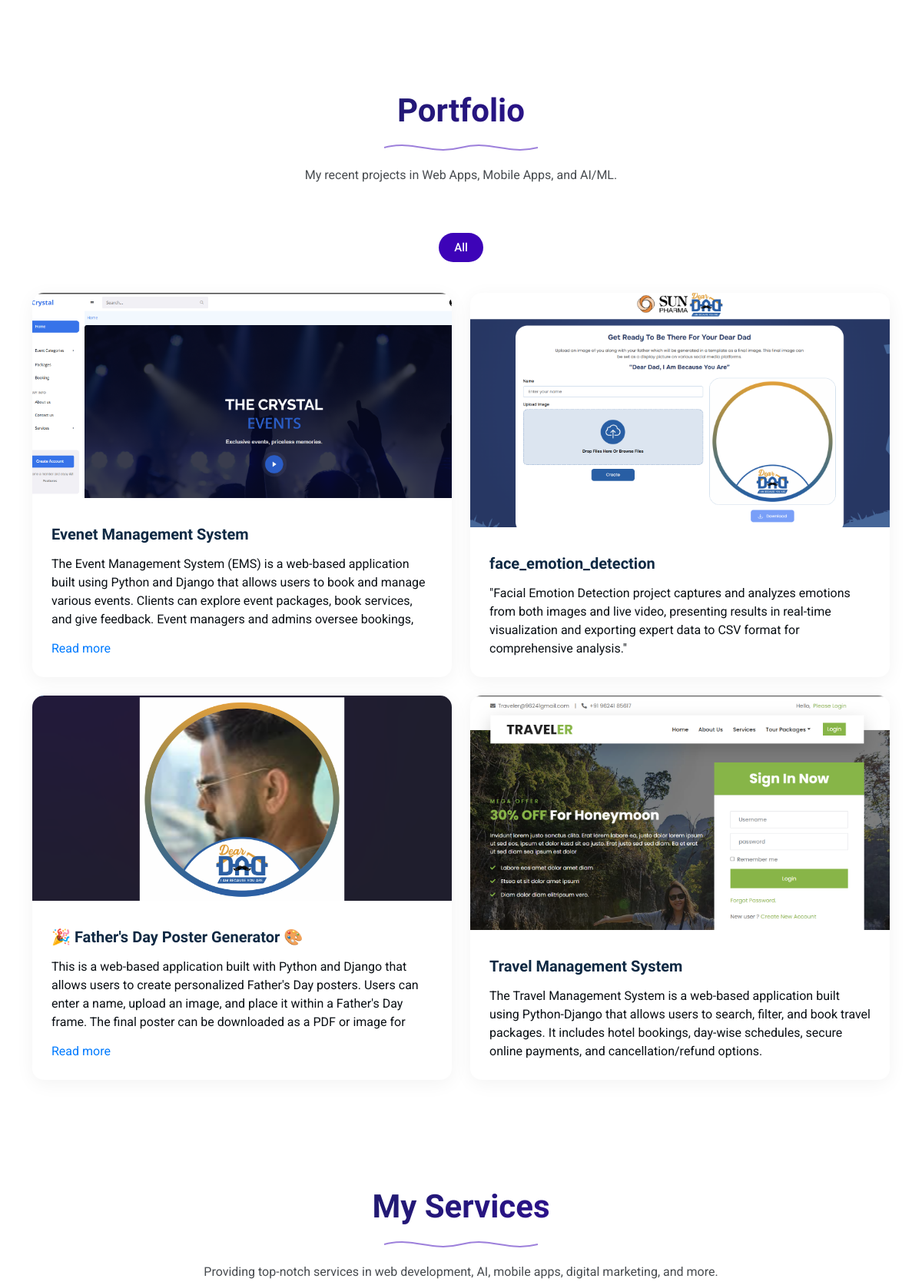
The app's page / (middle part), older data.
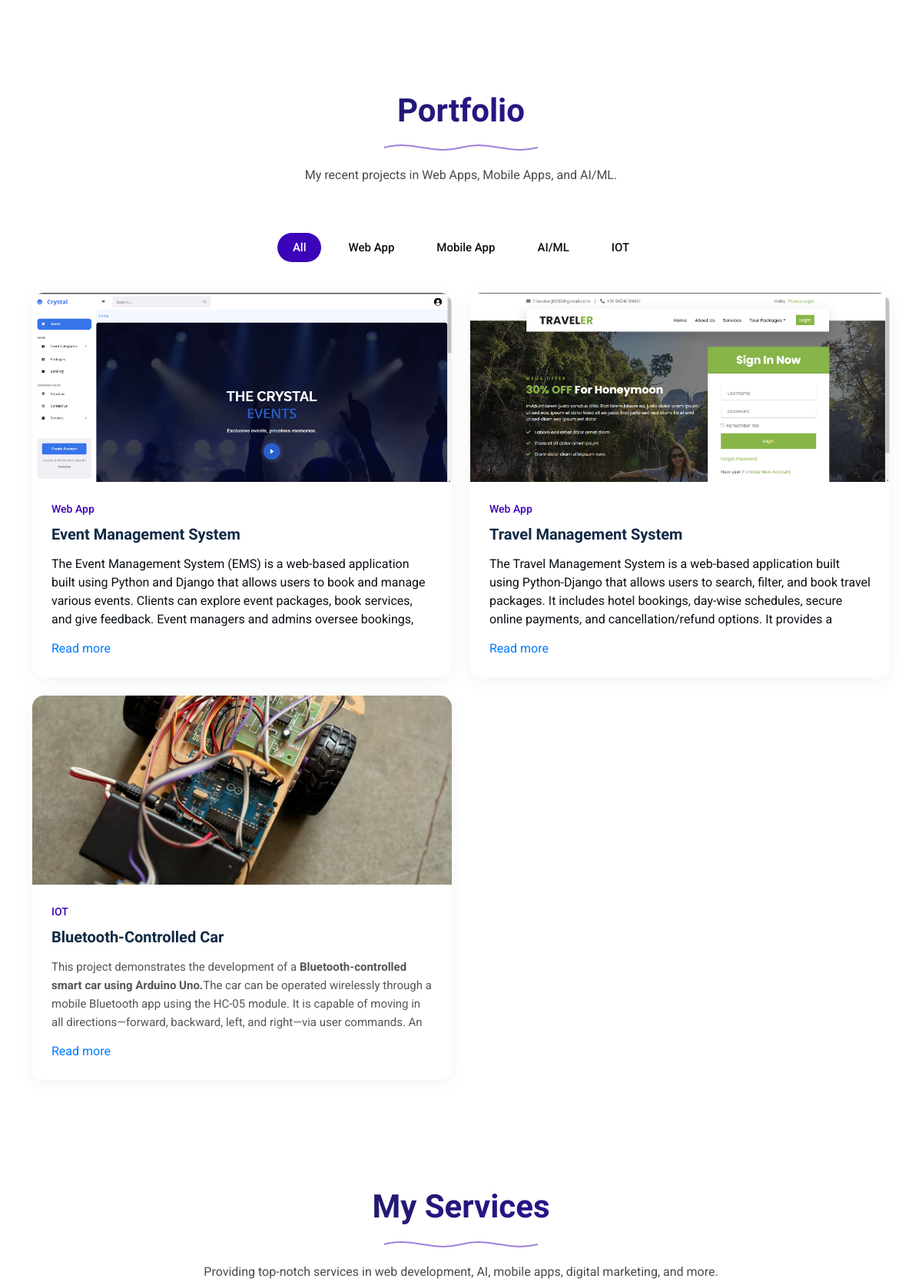
The same page, newer data.
### portfolio/models.py (models this page shows, shortened)
class Project(models.Model):
    title = models.CharField(max_length=255)
    description = models.TextField()
    categories = models.ManyToManyField(Category, related_name="projects")  # Multiple categories
    main_image = models.ImageField(upload_to='projects/main_images/')  # Primary image
    details_link = models.URLField(blank=True, null=True)

class Category(models.Model):
    name = models.CharField(max_length=50, unique=True)

### portfolio/views.py (the view)
# urls.py: path('', views.index, name='index'),  # Route to index view
def index(request):
    resumes = Resume.objects.all()  # Get all resumes
    categories = Category.objects.all()  # Fetch all categories
    projects = Project.objects.prefetch_related('categories', 'images').all()  # Fetch projects with categories and images
    return render(request, 'portfolio/index.html', {'resumes': resumes, 'categories': categories,
        'projects': projects,})

### portfolio/templates/portfolio/index.html (shortened to what this page needs)
{% load static %}
<!DOCTYPE html>
<html lang="en">
<head>
  <link href="{% static 'vendor/bootstrap/css/bootstrap.min.css' %}" rel="stylesheet">
  <link href="{% static 'vendor/bootstrap-icons/bootstrap-icons.css' %}" rel="stylesheet">
  <link href="{% static 'vendor/aos/aos.css' %}" rel="stylesheet">
  <link href="{% static 'vendor/glightbox/css/glightbox.min.css' %}" rel="stylesheet">
  <link href="{% static 'vendor/swiper/swiper-bundle.min.css' %}" rel="stylesheet">
  <link href="{% static 'css/main.css' %}" rel="stylesheet">
</head>
<body class="index-page">
  <main class="main">
    <section id="resume" class="resume section">
    </section>
    <section id="portfolio" class="portfolio section">
      <div class="container section-title" data-aos="fade-up">
        <h2>Portfolio</h2>
        <div class="title-shape">
          <svg viewBox="0 0 200 20" xmlns="http://www.w3.org/2000/svg">
            <path d="M 0,10 C 40,0 60,20 100,10 C 140,0 160,20 200,10" fill="none" stroke="currentColor"
              stroke-width="2"></path>
          </svg>
        </div>
        <p>My recent projects in Web Apps, Mobile Apps, and AI/ML.</p>
      </div>
      <div class="container" data-aos="fade-up" data-aos-delay="100">
        <div class="isotope-layout" data-default-filter="*" data-layout="masonry" data-sort="original-order">
          <div class="portfolio-filters-container" data-aos="fade-up" data-aos-delay="200">
            <ul class="portfolio-filters isotope-filters">
              <li data-filter="*" class="filter-active">All</li>
              {% for category in categories %}
              <li data-filter=".filter-{{ category.name|lower|slugify }}">{{ category.name }}</li>
              {% endfor %}
            </ul>
          </div>
          <div class="row g-4 isotope-container" data-aos="fade-up" data-aos-delay="300">
            {% for project in projects %}
            <div class="col-lg-6 col-md-6 portfolio-item isotope-item
               {% for category in project.categories.all %} filter-{{ category.name|lower|slugify }} {% endfor %}">
              <div class="portfolio-card">
                <div class="portfolio-image">
                  <img src="{{ project.main_image.url }}" class="img-fluid" alt="{{ project.title }}" loading="lazy">
                </div>
                <div class="portfolio-content">
                  <span class="category">
                    {% for category in project.categories.all %}
                    {{ category.name }}{% if not forloop.last %}, {% endif %}
                    {% endfor %}
                  </span>
                  <h3>{{ project.title }}</h3>
                  <div class="description-box">
                    <div class="description-content" id="desc-{{ project.id }}">
                      {{ project.description|safe }}
                    </div>
                    {% if project.description|length > 250 %}
                    <a href="javascript:void(0);" class="read-more" data-target="desc-{{ project.id }}">Read more</a>
                    {% endif %}
                  </div>
                </div>
              </div>
            </div>
            {% endfor %}
          </div>
        </div>
      </div>
    </section>
    <section id="services" class="services section">
      <div class="container section-title" data-aos="fade-up">
        <h2>My Services</h2>
        <div class="title-shape">
          <svg viewBox="0 0 200 20" xmlns="http://www.w3.org/2000/svg">
            <path d="M 0,10 C 40,0 60,20 100,10 C 140,0 160,20 200,10" fill="none" stroke="currentColor"
              stroke-width="2"></path>
          </svg>
        </div>
        <p>Providing top-notch services in web development, AI, mobile apps, digital marketing, and more.</p>
      </div>
    </section>
  </main>
</body>
</html>

### portfolio/static/css/main.css (style rules this page uses)
:root { --default-font: "Roboto", system-ui, -apple-system, "Segoe UI", Roboto, "Helvetica Neue", Arial, "Noto Sans", "Liberation Sans", sans-serif, "Apple Color Emoji", "Segoe UI Emoji", "Segoe UI Symbol", "Noto Color Emoji"; --heading-font: "Questrial", sans-serif; --nav-font: "Noto Sans", sans-serif; }
:root { --background-color: #ffffff; --default-color: #0a0f14; --heading-color: #0f2943; --accent-color: #3d03b8; --surface-color: #ffffff; --contrast-color: #ffffff; }
:root { --nav-color: #0a0f14; --nav-hover-color: #3d03b8; --nav-mobile-background-color: #ffffff; --nav-dropdown-background-color: #ffffff; --nav-dropdown-color: #0a0f14; --nav-dropdown-hover-color: #3d03b8; }
:root { scroll-behavior: smooth; }
body { color: var(--default-color); background-color: var(--background-color); font-family: var(--default-font); }
a { color: var(--accent-color); text-decoration: none; transition: 0.3s; }
h1, h2, h3, h4, h5, h6 { color: var(--heading-color); font-family: var(--heading-font); }
section, .section { color: var(--default-color); background-color: var(--background-color); padding: 60px 0; scroll-margin-top: 90px; overflow: clip; }
.section-title { text-align: center; padding-bottom: 60px; position: relative; }
.section-title h2 { font-size: 42px; font-weight: 700; margin-bottom: 10px; background: linear-gradient(120deg, var(--heading-color), var(--accent-color)); -webkit-background-clip: text; -webkit-text-fill-color: transparent; background-clip: text; position: relative; }
.section-title .title-shape { width: 200px; height: 20px; margin: 0 auto; color: var(--accent-color); opacity: 0.5; }
.section-title .title-shape svg { width: 100%; height: 100%; }
.section-title p { margin: 15px auto 0; font-size: 16px; max-width: 700px; color: color-mix(in srgb, var(--default-color), transparent 25%); line-height: 1.8; }
.portfolio .portfolio-filters-container { margin-bottom: 40px; }
.portfolio .portfolio-filters { display: flex; justify-content: center; gap: 15px; flex-wrap: wrap; padding: 0; margin: 0; list-style: none; }
.portfolio .portfolio-filters li { font-size: 15px; font-weight: 500; padding: 8px 20px; cursor: pointer; border-radius: 30px; background-color: color-mix(in srgb, var(--surface-color), transparent 50%); color: var(--default-color); transition: all 0.3s ease-in-out; }
.portfolio .portfolio-filters li.filter-active { background-color: var(--accent-color); color: var(--contrast-color); }
.portfolio .portfolio-card { background-color: var(--surface-color); border-radius: 15px; overflow: hidden; box-shadow: 0 5px 25px rgba(0, 0, 0, 0.05); transition: all 0.3s ease-in-out; }
.portfolio .portfolio-card .portfolio-image { position: relative; overflow: hidden; aspect-ratio: 16/10; }
.portfolio .portfolio-card .portfolio-image img { width: 100%; height: 100%; object-fit: cover; transition: transform 0.6s ease-in-out; }
.portfolio .portfolio-card .portfolio-content { padding: 25px; }
.portfolio .portfolio-card .portfolio-content .category { font-size: 14px; color: var(--accent-color); text-transform: capitalize; font-weight: 500; display: block; margin-bottom: 10px; }
.portfolio .portfolio-card .portfolio-content h3 { font-size: 20px; margin: 0 0 15px; font-weight: 600; transition: color 0.3s ease; }
.portfolio .portfolio-card .portfolio-content p { font-size: 15px; color: color-mix(in srgb, var(--default-color), transparent 30%); margin: 0; line-height: 1.6; }
.services { padding: 80px 0; }

### portfolio/templates/portfolio/index.html (style rules this page uses)
[data-aos] { opacity: 0; transform: translateY(20px); transition: opacity 0.6s ease-out, transform 0.6s ease-out; }
.isotope-container { display: grid; grid-template-columns: repeat(3, 1fr); gap: 20px; }
.portfolio-card { display: flex; flex-direction: column; justify-content: space-between; height: 500px; width: 100%; overflow: hidden; border-radius: 10px; }
.description-content { max-height: 100px; overflow: hidden; position: relative; transition: max-height 0.3s ease; }
.read-more { display: block; margin-top: 10px; color: #007bff; cursor: pointer; }

Row changes from the older to the newer data that the page shows:
removed Project: main_image (picture), title "face_emotion_detection", description "\"Facial Emotion Detection project captures and analyzes emotions from both images and live video, presenting results in real-time visualization and exporting expert data to CSV format for comprehensive analysis.\""
removed Project: main_image (picture), title "🎉 Father's Day Poster Generator 🎨", description "This is a web-based application built with Python and Django that allows users to create personalized Father's Day posters. Users can enter a name, upload an image, and place it within a Father's Day frame. The final poster can be downloaded as a PDF or image for…"
added Category: name "Web App"
added Category: name "Mobile App", shown under "Portfolio"
added Category: name "AI/ML", shown under "Portfolio"
added Category: name "IOT"
changed Project: title "Evenet Management System" → "Event Management System"
changed Project "Travel Management System": description "…payments, and cancellation/refund options." → "…payments, and cancellation/refund options. It provides a…"; now shows "Read more"
added Project: main_image (picture), title "Bluetooth-Controlled Car", description "This project demonstrates the development of a Bluetooth-controlled smart car using Arduino Uno. The car can be operated wirelessly through a mobile Bluetooth app using the HC-05 module. It is capable of moving in all directions—forward, backward, left, and right—via user commands. An…"
